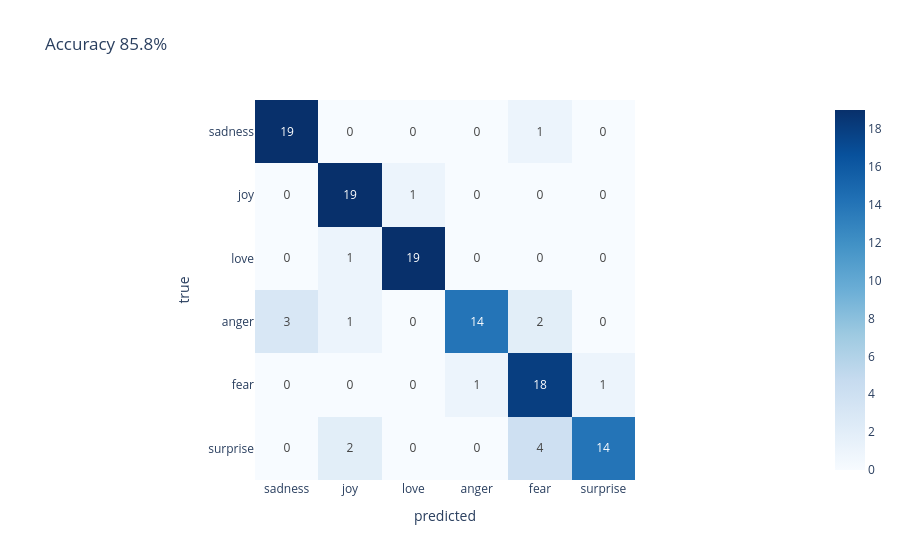

Notebook code cell kept with this figure:
### Markdown cell above
### Model evaluation on `demo_df` (given)

### Code cell
from sklearn.metrics import confusion_matrix, classification_report
P = predict_proba(demo_df.text.tolist())          # (120, 6) — used later!
demo_df["pred"] = P.argmax(1)
cm = confusion_matrix(demo_df.label, demo_df.pred, labels=range(6))
px.imshow(cm, x=EMOTIONS, y=EMOTIONS, text_auto=True, color_continuous_scale="Blues",
          labels=dict(x="predicted", y="true"), title=f"Accuracy {np.mean(demo_df.pred == demo_df.label):.1%}").show()
print(classification_report(demo_df.label, demo_df.pred, target_names=EMOTIONS, digits=2))

### Figure 1 — Plotly figure (JSON) as saved in the notebook; plotly's stock layout.template omitted (floating-point values rounded to 4 significant figures)
{"data": [{"coloraxis": "coloraxis", "hovertemplate": "predicted: %{x}<br>true: %{y}<br>color: %{z}<extra></extra>", "name": "0", "texttemplate": "%{z}", "type": "heatmap", "x": ["sadness", "joy", "love", "anger", "fear", "surprise"], "xaxis": "x", "y": ["sadness", "joy", "love", "anger", "fear", "surprise"], "yaxis": "y", "z": [[19, 0, 0, 0, 1, 0], [0, 19, 1, 0, 0, 0], [0, 1, 19, 0, 0, 0], [3, 1, 0, 14, 2, 0], [0, 0, 0, 1, 18, 1], [0, 2, 0, 0, 4, 14]]}], "layout": {"coloraxis": {"colorscale": [[0.0, "rgb(247,251,255)"], [0.125, "rgb(222,235,247)"], [0.25, "rgb(198,219,239)"], [0.375, "rgb(158,202,225)"], [0.5, "rgb(107,174,214)"], [0.625, "rgb(66,146,198)"], [0.75, "rgb(33,113,181)"], [0.875, "rgb(8,81,156)"], [1.0, "rgb(8,48,107)"]]}, "title": {"text": "Accuracy 85.8%"}, "xaxis": {"anchor": "y", "constrain": "domain", "domain": [0.0, 1.0], "scaleanchor": "y", "title": {"text": "predicted"}}, "yaxis": {"anchor": "x", "autorange": "reversed", "constrain": "domain", "domain": [0.0, 1.0], "title": {"text": "true"}}}}
